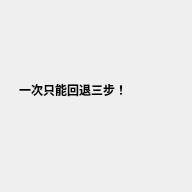
<?xml version="1.0" encoding="UTF-8"?>
<ui version="4.0">
 <class>Warning</class>
 <widget class="QWidget" name="Warning">
  <property name="geometry">
   <rect>
    <x>0</x>
    <y>0</y>
    <width>192</width>
    <height>192</height>
   </rect>
  </property>
  <property name="windowTitle">
   <string>Form</string>
  </property>
  <widget class="QLabel" name="label">
   <property name="geometry">
    <rect>
     <x>19</x>
     <y>70</y>
     <width>141</width>
     <height>40</height>
    </rect>
   </property>
   <property name="font">
    <font>
     <weight>75</weight>
     <bold>true</bold>
    </font>
   </property>
   <property name="text">
    <string>一次只能回退三步！</string>
   </property>
  </widget>
 </widget>
 <resources/>
 <connections/>
</ui>
